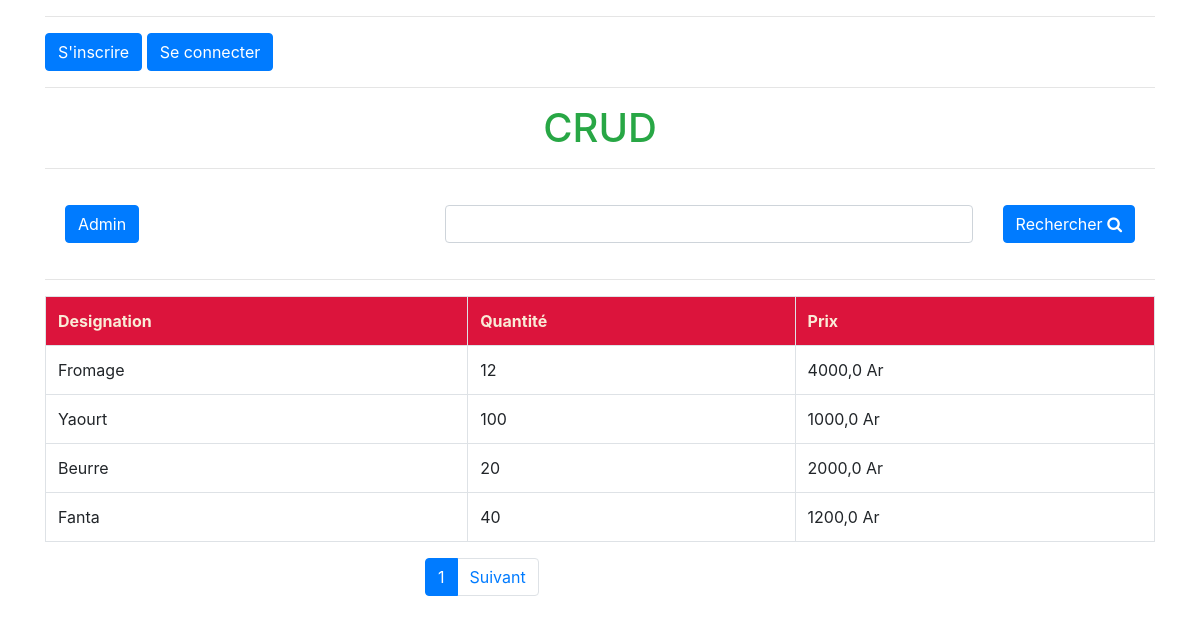
The page / on the database its author committed.
### web/models.py (models this page shows, shortened)
class Produit(models.Model):
    designation = models.CharField(max_length=20)
    quantite = models.IntegerField()
    prix = models.FloatField()

### web/views.py (the view)
# urls.py: path('',index,name='index'),
def index(request):
    produits = Produit.objects.all()
    recherche=request.GET.get('serch')
    if recherche !='' and recherche is not None:
        produits=Produit.objects.filter(designation__icontains=recherche)
    pagination = Paginator(produits, 4)
    page = request.GET.get('page')
    produits = pagination.get_page(page)
    context = {'produits':produits}
    return render(request,'index.html', context)

### templates/index.html (shortened to what this page needs)
{% extends 'base.html' %}
{% block content %}
<hr>
{% if request.user.is_authenticated %}
<div class="row">
    <div class="col-md-9">
    <a href="{% url 'deconnexion' %}" class="save btn btn-danger">Deconnecter</a>
</div>
    <div class="col-md-3">
        <div class="text-primary">
           <i class="fa fa-user-circle"></i> Bienvenue {{user.username}} !
        </div>
</div>
</div>
{% else %}
    <a href="{% url 'inscrire' %}" class="save btn btn-primary"> S'inscrire</a>
    <a href="{% url 'login' %}" class="save btn btn-primary">Se connecter</a>
{% endif %}
<hr>
<div class="text-center">
<h1 class="text-success"></h1>
</div>
<hr>
<div class="row">
    <div class="col-md-4">
        <div class="card-body">
<a href="{% url 'admin:index' %}" class="save btn btn-primary">Admin</a>
</div>
</div>
<form action="" class="col-md-8">
    <div class="card-body row  ">
        <div class="col">
           <input type="serch" class="form-control form-control-borderless" name="serch" >
    </div>
    <div class="col-auto">
        <button type="submit" class="btn btn-primary">Rechercher <i class="fa fa-search"></i></button>
    </div>
    </div>
</form>
</div>
<hr>
<table class="table table-bordered">
    <tr id="tete">
        <th>Designation</th>
        <th>Quantité</th>
        <th>Prix</th>
    </tr>
    <tr>
        {% for produit in produits %}
        <td>{{produit.designation}}</td>
        <td>{{produit.quantite}}</td>
        <td>{{produit.prix}} Ar</td>
    </tr>
    {% endfor %}
</table>
<div class="row mt-3">
    <div class="col-md-3 offset-md-4">
        <ul class="pagination">
                  <li class="page-item active">
                      <a class="page-link" href="?page={{ produits.number }}">{{ produits.number }}</a>
                  </li>
             {% if produits.has_next %}
                <li class="page-item">
                    <a class="page-link" href="?page={{ produits.next_page_number }}">Suivant</a>
                </li>
             {% endif %}
        </ul>
    </div>
   </div>
{% endblock %}

### templates/base.html (shortened to what this page needs)
<!DOCTYPE html>
{% load static %}
<html lang="en">
<head>
    <link rel="stylesheet" href="{% static 'css/bootstrap.min.css' %}">
    <link rel="stylesheet" href="{% static 'fontawesome/font-awesome.min.css' %}">
</head>
<body>
    <div class="container">
         {% block content %}
         {% endblock %}
    </div>
</body>
</html>

### templates/base.html (style rules this page uses)
#tete { background-color: crimson; color: antiquewhite; }
.text-success::after { content: "CRUD"; animation: textanim 5s infinite; }

### rows shown on the page
Produit: designation "Fromage", quantite "12", prix "4000,0"
Produit: designation "Yaourt", quantite "100", prix "1000,0"
Produit: designation "Beurre", quantite "20", prix "2000,0"
Produit: designation "Fanta", quantite "40", prix "1200,0"

### other values the page prints
{{ produits.number }} "1"
